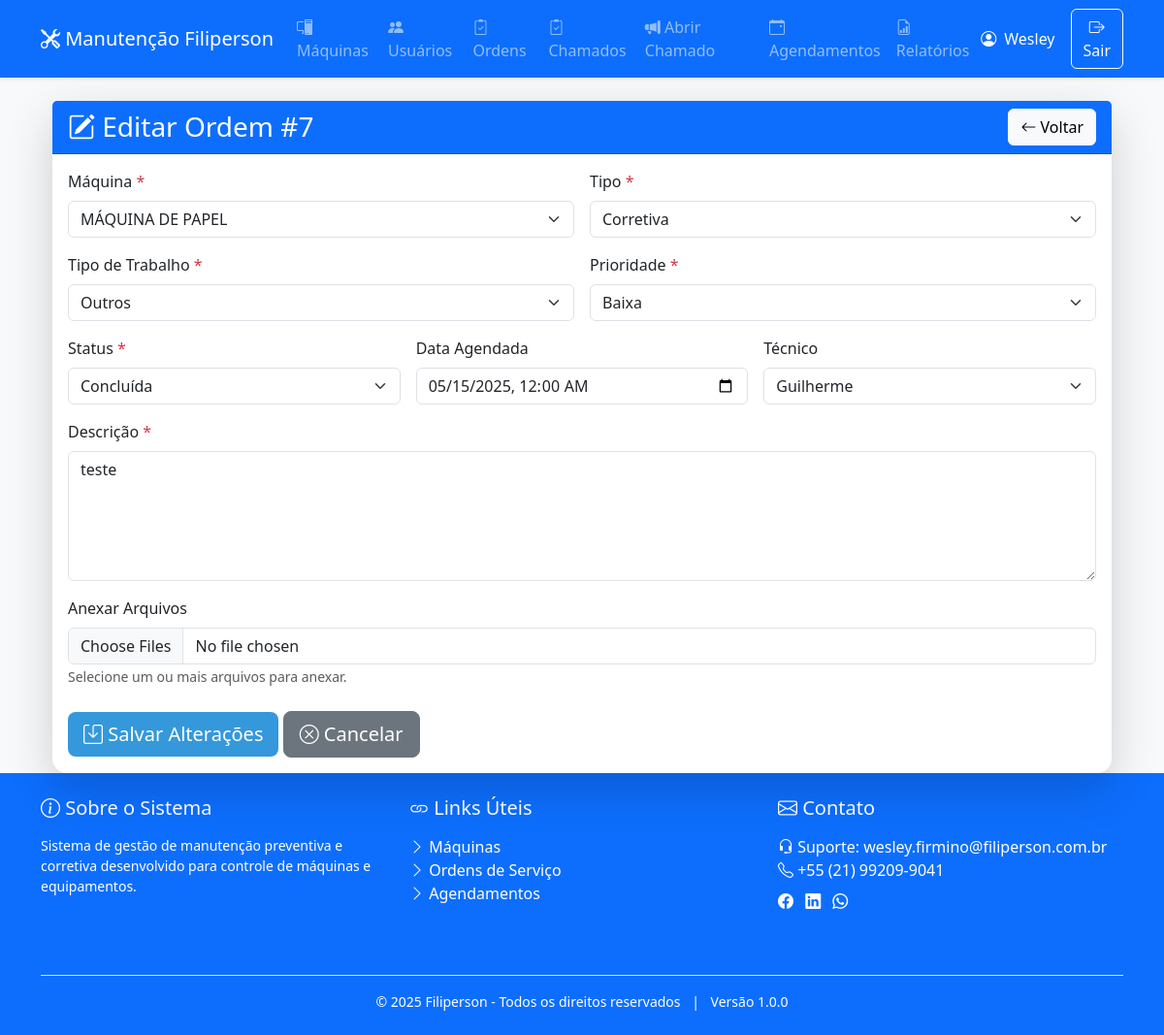
/order_edit.php?id=7 (signed in), run on the app's committed database.
### tables this page shows
CREATE TABLE `service_orders` (
  `id` int NOT NULL AUTO_INCREMENT,
  `machine_id` int NOT NULL,
  `type` enum('preventiva','corretiva','preditiva') NOT NULL,
  `work_type` varchar(20) NOT NULL,
  `description` text,
  `status` enum('aberta','em_andamento','concluida') DEFAULT 'aberta',
  `scheduled_at` datetime DEFAULT NULL,
  `planned_end_at` datetime DEFAULT NULL COMMENT 'Data/Hora prevista para término da OS',
  `created_at` datetime DEFAULT CURRENT_TIMESTAMP,
  `scheduled_date` date DEFAULT NULL,
  `completed_date` date DEFAULT NULL,
  `user_id` int DEFAULT NULL,
  `requester_name` varchar(255) DEFAULT NULL,
  `department` varchar(100) NOT NULL,
  `priority` enum('baixa','media','alta') DEFAULT 'media',
  PRIMARY KEY (`id`),
  KEY `machine_id` (`machine_id`),
  KEY `user_id` (`user_id`),
  CONSTRAINT `service_orders_ibfk_1` FOREIGN KEY (`machine_id`) REFERENCES `machines` (`id`),
  CONSTRAINT `service_orders_ibfk_2` FOREIGN KEY (`user_id`) REFERENCES `users` (`id`)
);

CREATE TABLE `machines` (
  `id` int NOT NULL AUTO_INCREMENT,
  `name` varchar(100) NOT NULL,
  `model` varchar(50) DEFAULT NULL,
  `manufacturer` varchar(50) DEFAULT NULL,
  `acquisition_date` date DEFAULT NULL,
  `description` text,
  `created_at` datetime DEFAULT CURRENT_TIMESTAMP,
  `sector` varchar(100) NOT NULL,
  `equipment` varchar(100) NOT NULL,
  `axis` varchar(50) DEFAULT NULL,
  `rotor` varchar(50) DEFAULT NULL,
  `gasket` varchar(50) DEFAULT NULL,
  `motor` varchar(50) DEFAULT NULL,
  `hp` varchar(20) DEFAULT NULL,
  `rpm` varchar(20) DEFAULT NULL,
  `amp` varchar(20) DEFAULT NULL,
  `motor_bearing` varchar(50) DEFAULT NULL,
  PRIMARY KEY (`id`)
);

CREATE TABLE `users` (
  `id` int NOT NULL AUTO_INCREMENT,
  `username` varchar(50) NOT NULL,
  `password` varchar(255) NOT NULL,
  `email` varchar(100) NOT NULL,
  `phone` varchar(20) DEFAULT NULL,
  `role` enum('admin','technician','requester') DEFAULT 'technician',
  `created_at` datetime DEFAULT CURRENT_TIMESTAMP,
  PRIMARY KEY (`id`),
  UNIQUE KEY `username` (`username`)
);

### order_edit.php (the view, shortened to what this page needs)
<?php
$pdo = Database::getInstance();
$orderId = $_GET['id'] ?? null;
try {
    $stmt = $pdo->prepare("SELECT
        o.*,
        m.name as machine_name,
        u.username as technician
        FROM service_orders o
        LEFT JOIN machines m ON o.machine_id = m.id
        LEFT JOIN users u ON o.user_id = u.id
        WHERE o.id = ?");
    $stmt->execute([$orderId]);
    $order = $stmt->fetch();
    $machines = $pdo->query("SELECT id, name FROM machines ORDER BY name")->fetchAll();
    $technicians = $pdo->query("SELECT id, username FROM users WHERE role = 'technician'")->fetchAll();
} catch (PDOException $e) {
    die("Erro ao carregar ordem: " . $e->getMessage());
}
include 'header.php';
?>
<div class="container">
    <div class="card shadow-lg mt-4">
        <div class="card-header bg-primary text-white">
            <div class="d-flex justify-content-between align-items-center">
                <h3 class="mb-0">
                    <i class="bi bi-pencil-square"></i> Editar Ordem #<?= $orderId ?>
                </h3>
                <a href="order_view.php?id=<?= $orderId ?>" class="btn btn-light">
                    <i class="bi bi-arrow-left"></i> Voltar
                </a>
            </div>
        </div>
        <div class="card-body">
            <form method="POST" enctype="multipart/form-data" class="needs-validation" novalidate>
                <div class="row g-3">
                    <div class="col-md-6">
                        <label class="form-label">Máquina <span class="text-danger">*</span></label>
                        <select name="machine_id" class="form-select" required>
                            <?php foreach ($machines as $machine): ?>
                                <option value="<?= $machine['id'] ?>"
                                    <?= $machine['id'] == $order['machine_id'] ? 'selected' : '' ?>>
                                    <?= htmlspecialchars($machine['name']) ?>
                                </option>
                            <?php endforeach; ?>
                        </select>
                    </div>
                    <div class="col-md-6">
                        <label class="form-label">Tipo <span class="text-danger">*</span></label>
                        <select name="type" class="form-select" required>
                            <option value="corretiva" <?= $order['type'] === 'corretiva' ? 'selected' : '' ?>>Corretiva</option>
                        </select>
                    </div>
                    <div class="col-md-6">
                        <label class="form-label">Tipo de Trabalho <span class="text-danger">*</span></label>
                        <select name="work_type" class="form-select" required>
                            <option value="outros" <?= $order['work_type'] === 'outros' ? 'selected' : '' ?>>Outros</option>
                        </select>
                    </div>
                    <div class="col-md-6">
                        <label class="form-label">Prioridade <span class="text-danger">*</span></label>
                        <select name="priority" class="form-select" required>
                            <option value="baixa" <?= $order['priority'] === 'baixa' ? 'selected' : '' ?>>Baixa</option>
                        </select>
                    </div>
                    <div class="col-md-4">
                        <label class="form-label">Status <span class="text-danger">*</span></label>
                        <select name="status" class="form-select" required>
                            <option value="concluida" <?= $order['status'] === 'concluida' ? 'selected' : '' ?>>Concluída</option>
                        </select>
                    </div>
                    <div class="col-md-4">
                        <label class="form-label">Data Agendada</label>
                        <input type="datetime-local" name="scheduled_date"
                               value="<?= date('Y-m-d\TH:i', strtotime($order['scheduled_date'])) ?>"
                               class="form-control">
                    </div>
                    <div class="col-md-4">
                        <label class="form-label">Técnico</label>
                        <select name="technician" class="form-select">
                            <?php foreach ($technicians as $tech): ?>
                                <option value="<?= $tech['id'] ?>"
                                    <?= $tech['id'] == $order['user_id'] ? 'selected' : '' ?>>
                                    <?= htmlspecialchars($tech['username']) ?>
                                </option>
                            <?php endforeach; ?>
                        </select>
                    </div>
                    <div class="col-12">
                        <label class="form-label">Descrição <span class="text-danger">*</span></label>
                        <textarea name="description" class="form-control" rows="5" required><?= htmlspecialchars($order['description']) ?></textarea>
                    </div>
                    <div class="col-12">
                        <label class="form-label">Anexar Arquivos</label>
                        <input type="file" name="attachments[]" class="form-control" multiple>
                        <small class="form-text text-muted">Selecione um ou mais arquivos para anexar.</small>
                    </div>
                    <div class="col-12 mt-4">
                        <button type="submit" class="btn btn-primary btn-lg">
                            <i class="bi bi-save"></i> Salvar Alterações
                        </button>
                        <a href="order_view.php?id=<?= $orderId ?>" class="btn btn-secondary btn-lg">
                            <i class="bi bi-x-circle"></i> Cancelar
                        </a>
                    </div>
                </div>
            </form>
        </div>
    </div>
</div>
<?php include 'footer.php'; ?>

### styles.css (style rules this page uses)
:root { --primary-color: #2c3e50; --secondary-color: #3498db; --success-color: #27ae60; --warning-color: #f1c40f; --danger-color: #e74c3c; }
body { background-color: #f8f9fa; min-height: 100vh; }
.card { border: none; border-radius: 15px; transition: transform 0.3s ease; }
.btn-primary { background-color: var(--secondary-color); border: none; }

### data on the page
service_orders: machine_id "MÁQUINA DE PAPEL", type "Corretiva", work_type "Outros", priority "Baixa", status "Concluída", scheduled_date "05/15/2025 00:00", technician "Guilherme", description "teste"

### other printed values
$_SESSION['username'] "Wesley"
$orderId "7"
